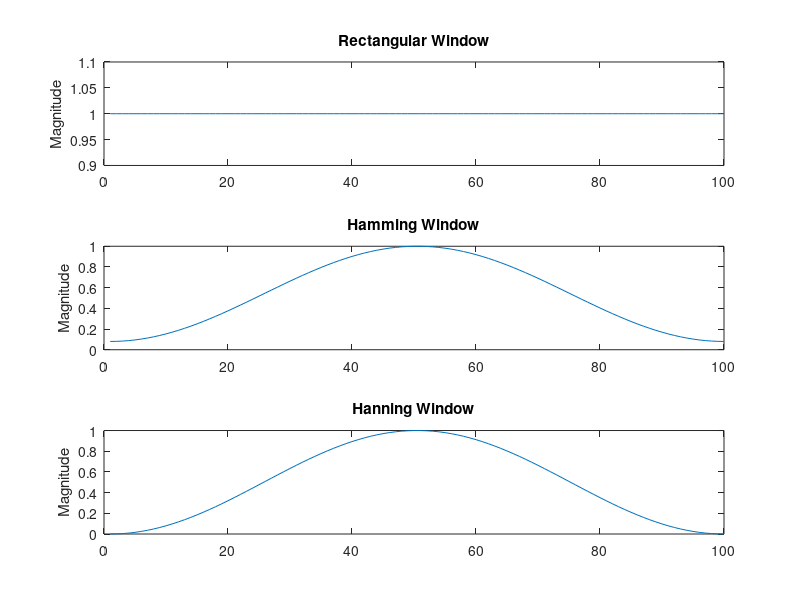

The MATLAB script that drew this image:
M=100;
figure('Name','Task 1')
%i
wi=ones(1,M);
subplot(3,1,1);
plot(wi);
ylabel('Magnitude');
title('Rectangular Window');

%ii
wi=hamming(M);
subplot(3,1,2);
plot(wi);
ylabel('Magnitude');
title('Hamming Window');

%iii
wi=hanning(M);
subplot(3,1,3);
plot(wi);
ylabel('Magnitude');
title('Hanning Window');



saveas(gcf,'output/task1.png')